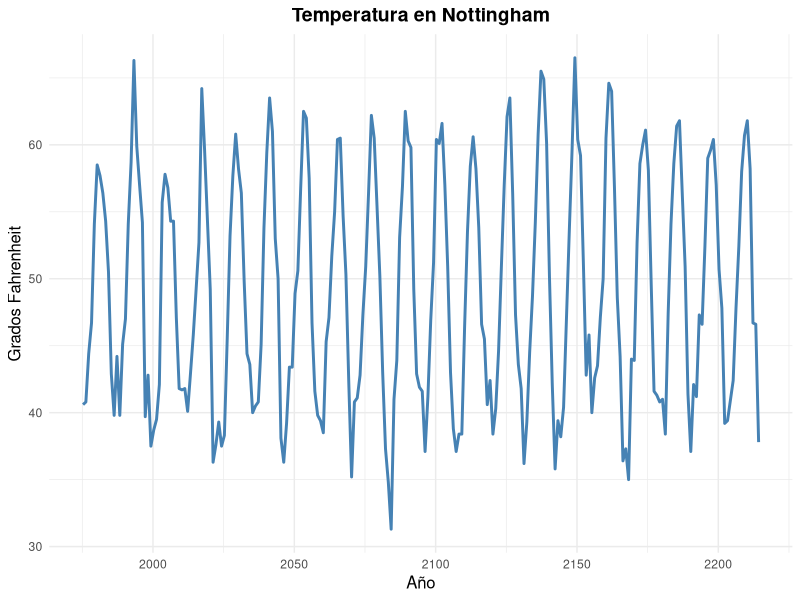
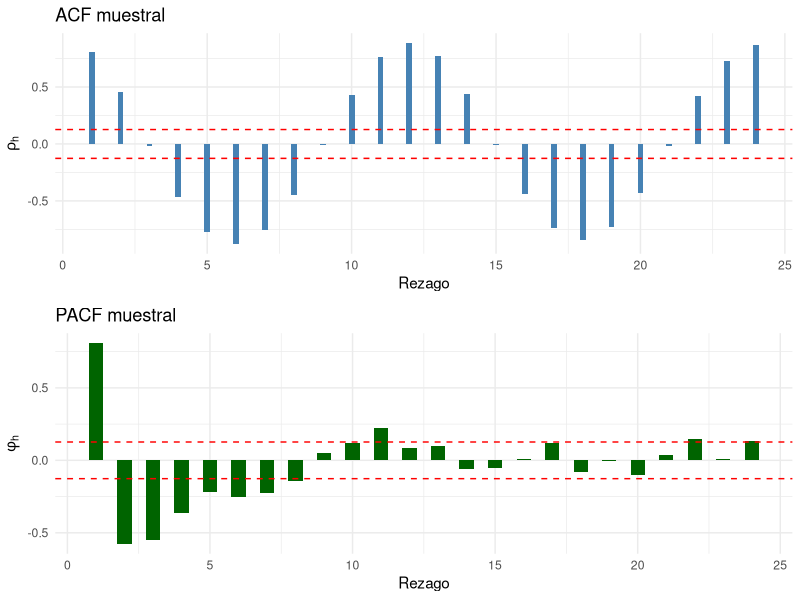
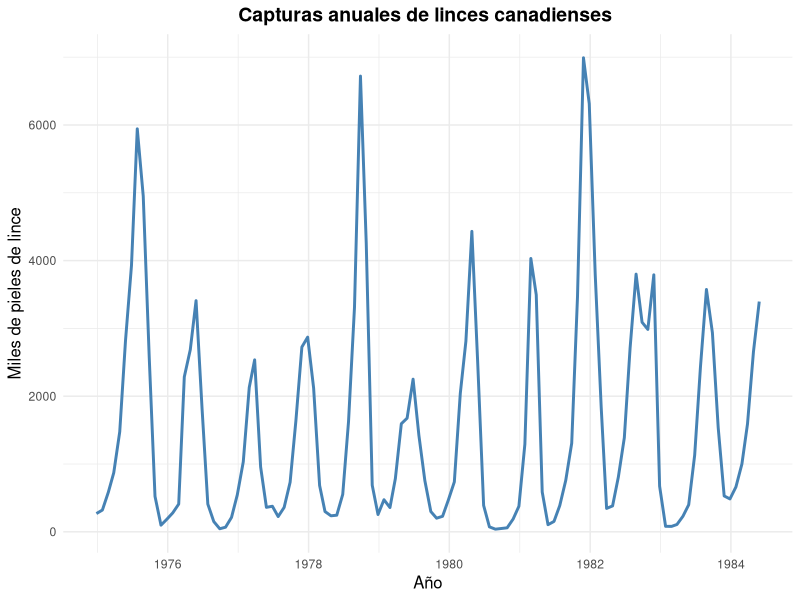
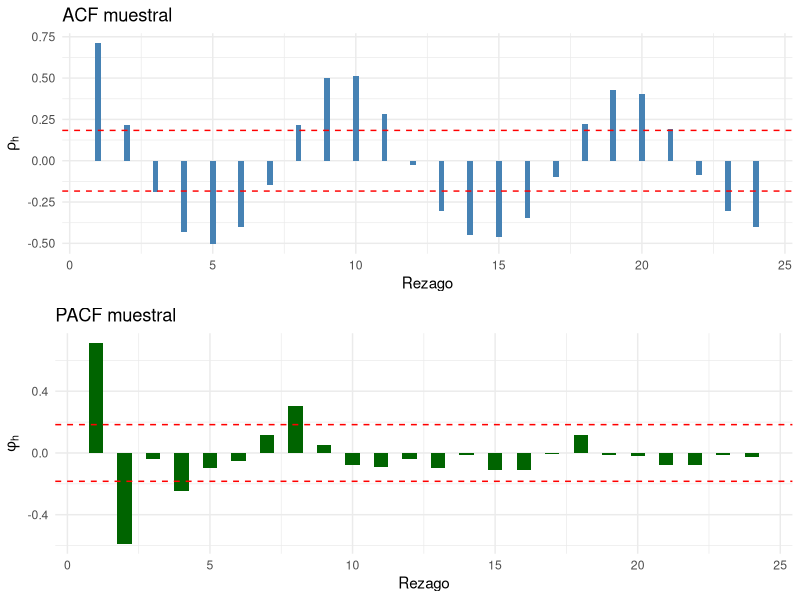
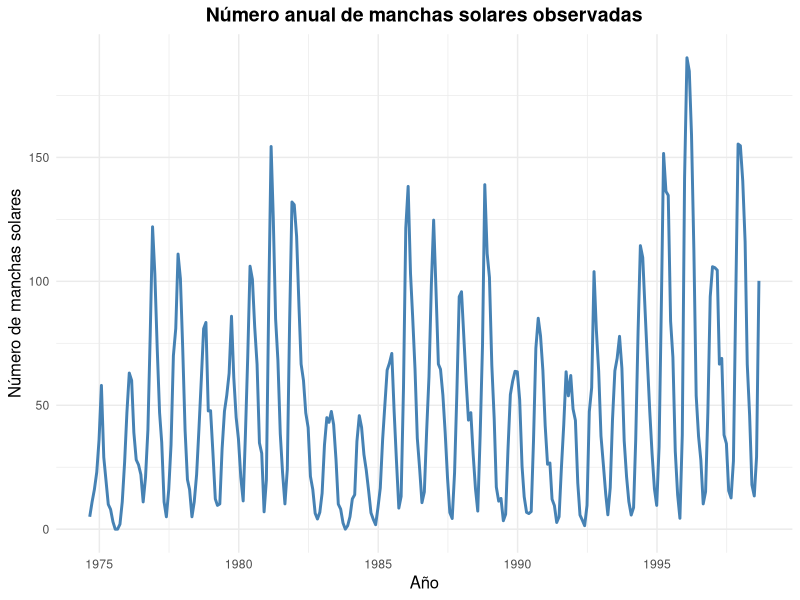
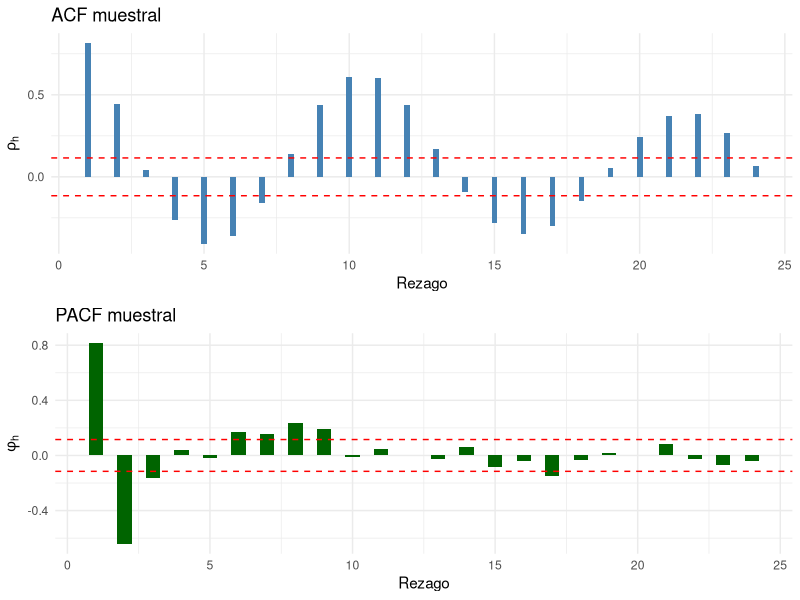
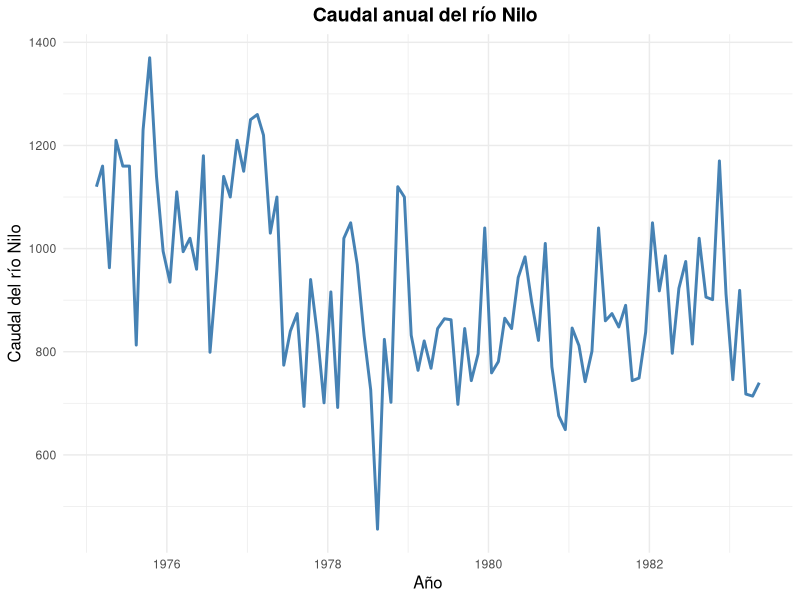
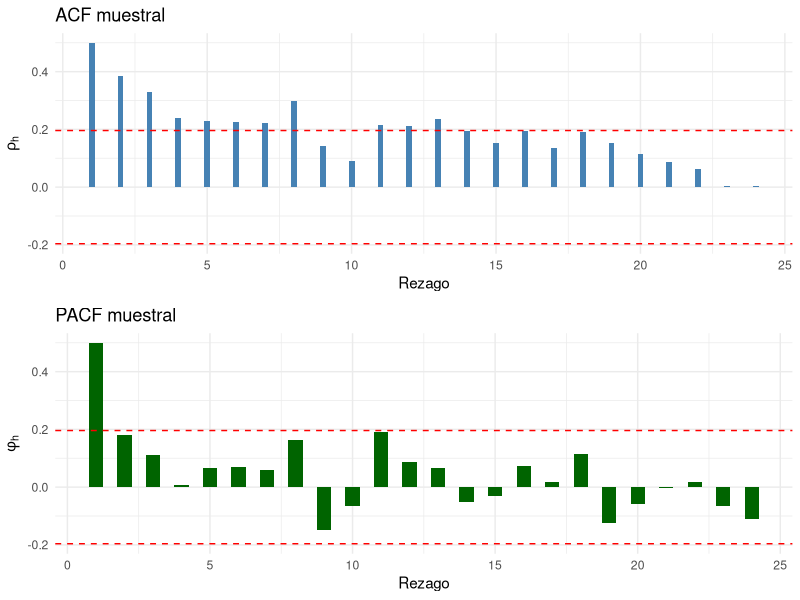

The R source for these figures, in order:
## ---- chunk 1

# 00-lectura.R
leer_serie <- function(x, fuente, unidad) {
  if (inherits(x, "ts")) {
    fechas <- seq.Date(from = as.Date(start(x)[1], origin="1970-01-01"),
                       by = paste(frequency(x), "months"),
                       length.out = length(x))
    tibble::tibble(
      t = seq_along(x),
      fecha = fechas,
      y = as.numeric(x)
    ) |> 
      dplyr::mutate(fuente = fuente, unidad = unidad, frecuencia = frequency(x))
  } else {
    stop("objetos ts")
  }
}

datos <- leer_serie(AirPassengers, fuente = "help(AirPassengers)", unidad = "Pasajeros")

## ---- chunk 2

# 01-graficos.R
graficar_serie <- function(datos, titulo, eje_x, eje_y) {
  library(ggplot2)
  
  ggplot(datos, aes(x = fecha, y = y)) +
    geom_line(color = "steelblue", size = 1) +   
    labs(
      title = titulo,                            
      x = eje_x,                             
      y = eje_y                     
    ) +
    theme_minimal() +                            
    theme(
      plot.title = element_text(hjust = 0.5, size = 14, face = "bold"),
      axis.title.x = element_text(size = 12),
      axis.title.y = element_text(size = 12)
    )
}


## ---- chunk 3
# 01-correlogrma.R

correlograma <- function(y, m = NULL, ci = 0.95) {
  library(ggplot2)
  library(gridExtra)
  
  n <- length(y)
  
  if (is.null(m)) {
    m <- min(floor(n/4), 24)
  }
  
  y_barra <- mean(y)
  
  rh <- numeric(m)
  denominador <- sum((y - y_barra)^2)
  for (h in 1:m) {
    numerador <- sum((y[1:(n-h)] - y_barra) * (y[(1+h):n] - y_barra))
    rh[h] <- numerador / denominador
  }
  
  clim0 <- qnorm((1 + ci)/2) / sqrt(n)
  
  pacf_1 <- pacf(y, plot = FALSE, lag.max = m)$acf
  
  acf_r <- acf(y, plot = FALSE, lag.max = m)$acf[-1] 
  max_dif <- max(abs(rh - acf_r))
  cat("Máxima diferencia absoluta entre ACF manual y acf():", max_dif, "\n")
  
  df_acf <- data.frame(lag = 1:m, acf = rh)
  g1 <- ggplot(df_acf, aes(x = lag, y = acf)) +
    geom_bar(stat = "identity", fill = "steelblue", width = 0.2) +
    geom_hline(yintercept = c(-clim0, clim0), linetype = "dashed", color = "red") +
    labs(title = "ACF muestral", x = "Rezago", y = expression(rho[h])) +
    theme_minimal()
  
  df_pacf <- data.frame(lag = 1:m, pacf = pacf_1)
  g2 <- ggplot(df_pacf, aes(x = lag, y = pacf)) +
    geom_bar(stat = "identity", fill = "darkgreen", width = 0.5) +
    geom_hline(yintercept = c(-clim0, clim0), linetype = "dashed", color = "red") +
    labs(title = "PACF muestral", x = "Rezago", y = expression(phi[h])) +
    theme_minimal()
  
  gridExtra::grid.arrange(g1, g2, ncol = 1)
}

## ---- chunk 4

# 03-evaluacion.R medidas(),ljung_box(), jarque_bera(),durbin_watson()

ljung_box <- function(r, T, m, p = 0, ci = 0.95) {
  
  Qm <- T * (T + 2) * sum((r[1:m]^2) / (T - (1:m)))

  df <- m - p
  
  crit <- qchisq(ci, df)

  pval <- 1 - pchisq(Qm, df)
  
  return(list(Qm = Qm, df = df, crit = crit, pval = pval))
}

jarque_bera <- function(e, ci = 0.95) {
  N <- length(e)
  A <- mean(((e - mean(e)) / sd(e))^3)
  K <- mean(((e - mean(e)) / sd(e))^4) 
  
  JB <- N/6 * (A^2 + (K - 3)^2 / 4)
  df <- 2
  crit <- qchisq(ci, df)
  pval <- 1 - pchisq(JB, df)
  
  return(list(JB = JB, df = df, crit = crit, pval = pval))
}

durbin_watson <- function(e) {
  numerador1 <- sum((e[-1] - e[-length(e)])^2)
  denominador1 <- sum(e^2)
  d <- numerador1 / denominador1
  
  return(list(DW = d))
}

validar_errores <- function(errores, p = 0, m = 24) {
  n <- length(errores)
  cat("Número de errores:", n, "\n")
  
  ts.plot(errores, col="blue", lwd=2, main="Errores en el tiempo")
  abline(h=0, col="red", lty=2)
  
  acf(errores, main="Correlograma de errores")
  
  t_res <- t.test(errores, mu=0)
  print(t_res)
  
  acf_err <- acf(errores, plot=FALSE, lag.max=m)$acf[-1]
  lb <- ljung_box(acf_err, n, m, p)
  print(lb)
  
  jb <- jarque_bera(errores)
  if (n < 20) cat("Advertencia: JB es asintótica, menos de 20 errores.\n")
  print(jb)
  
  dw <- durbin_watson(errores)
  print(dw)
}
## ---- chunk 5
# 02-metodos.R los ocho metodos, uno por funcion

# Media simple
ajustar_media <- function(y) {
  T <- length(y)
  ybar <- numeric(T)
  ybar[1] <- y[1]
  for (t in 2:T) {
    ybar[t] <- ybar[t-1] + (y[t] - ybar[t-1]) / t
  }
  list(yhat = rep(ybar[T], T), trayectoria = ybar)
}

# Media móvil
ajustar_mm <- function(y, k) {
  T <- length(y)
  mm <- rep(NA, T)
  mm[k] <- mean(y[1:k])
  for (t in (k+1):T) {
    mm[t] <- mm[t-1] + (y[t] - y[t-k]) / k
  }
  list(yhat = rep(mm[T], T), trayectoria = mm)
}

# Doble media móvil
ajustar_dmm <- function(y, k) {
  mm1 <- ajustar_mm(y, k)$trayectoria
  mm2 <- ajustar_mm(na.omit(mm1), k)$trayectoria
  # Trayectorias E_t y beta1(t)
  Ehat <- mm2
  beta1 <- (mm1[(2*k):length(mm1)] - mm2) / k
  list(yhat = Ehat + beta1 * (1:length(Ehat)), Ehat = Ehat, beta1 = beta1)
}

# Suavizamiento exponencial simple
ajustar_ses <- function(y, alpha) {
  T <- length(y)
  yhat <- numeric(T)
  yhat[1] <- y[1]
  for (t in 2:T) {
    e <- y[t-1] - yhat[t-1]
    yhat[t] <- yhat[t-1] + alpha * e
  }
  
  # Verificacion: coincide con promedio ponderado
  suma <- sapply(2:T, function(t) {
    i <- 0:(t-2)
    alpha * sum((1-alpha)^i * y[t-1-i]) + (1-alpha)^(t-1) * y[1]
  })
  cat("Máx diferencia SES vs ponderado:", max(abs(yhat[2:T] - suma)), "\n")
  list(yhat = yhat)
}
## ---- chunk 6

# Tendencia por mínimos cuadrados

ajustar_tendencia <- function(y, tipo = "lineal", corregir_sesgo = FALSE) {
  T <- length(y)
  t <- 1:T
  
  if (tipo == "lineal") {
    X <- cbind(1, t)
  } else if (tipo == "cuadratica") {
    X <- cbind(1, t, t^2)
  } else if (tipo == "exponencial") {
    if (any(y <= 0)) stop("Serie con valores no positivos, no se puede log-transformar")
    y <- log(y)
    X <- cbind(1, t)
  }
  
  beta_hat <- solve(crossprod(X), crossprod(X, y))
  yhat <- X %*% beta_hat
  
  if (tipo == "exponencial") {
    yhat <- exp(yhat)
    if (corregir_sesgo) {
      sigma2 <- var(y - X %*% beta_hat)
      yhat <- yhat * exp(sigma2/2)
    }
  }
  
  list(parametros = beta_hat, yhat = yhat)
}
## ---- chunk 7

# Holt

ajustar_holt <- function(y, alpha, beta) {
  T <- length(y)
  L <- numeric(T); Tt <- numeric(T)
  L[1] <- y[1]; Tt[1] <- 0
  
  for (t in 2:T) {
    e <- y[t] - (L[t-1] + Tt[t-1])
    L[t] <- L[t-1] + Tt[t-1] + alpha * e
    Tt[t] <- Tt[t-1] + alpha * beta * e
  }
  
  list(L = L, Tt = Tt, yhat = L[T] + Tt[T]*(1:T))
}

## ---- chunk 8

optimizar <- function(y, metodo, rejilla) {
  resultados <- data.frame()
  
  for (param in rejilla) {
    if (metodo == "mm") {
      ajuste <- ajustar_mm(y, param)
      mse <- mean((y - ajuste$trayectoria)^2, na.rm = TRUE)
      resultados <- rbind(resultados, data.frame(param = param, mse = mse))
    }
    if (metodo == "ses") {
      ajuste <- ajustar_ses(y, param)
      mse <- mean((y - ajuste$yhat)^2, na.rm = TRUE)
      resultados <- rbind(resultados, data.frame(param = param, mse = mse))
    }
    # Holt: rejilla de pares (alpha, beta)
    if (metodo == "holt") {
      ajuste <- ajustar_holt(y, param[1], param[2])
      mse <- mean((y - ajuste$yhat)^2, na.rm = TRUE)
      resultados <- rbind(resultados, data.frame(alpha = param[1], beta = param[2], mse = mse))
    }
  }
  
  optimo <- resultados[which.min(resultados$mse), ]
  list(resultados = resultados, optimo = optimo)
}
## ---- chunk 9
# media simple nottem

data("nottem")
y <- as.numeric(nottem)
T <- length(y)

graficar_serie(leer_serie(nottem, fuente = "help(nottem)", unidad = "temperatura"),
               titulo= "Temperatura en Nottingham", eje_x = "Año", eje_y = "Grados Fahrenheit")

correlograma(y)

acf_vals <- acf(y, plot=FALSE, lag.max=24)$acf[-1]
resultado_lb <- ljung_box(r = acf_vals, T = T, m = 24, p = 0)




## ---- chunk 10
# media movil lynx
data("lynx")
y <- as.numeric(lynx)
T <- length(y)

graficar_serie(leer_serie(lynx, fuente = "help(lynx)", unidad = "Miles de pieles"),
               titulo= "Capturas anuales de linces canadienses ", eje_x = "Año", eje_y = "Miles de pieles de lince")

correlograma(y)
acf_vals <- acf(y, plot=FALSE, lag.max=24)$acf[-1] 
ljung_box(r=acf_vals, T, m=12)

h <- min(12, floor(0.2 * T))
y_est <- y[1:(T - h)]
y_val <- y[(T - h + 1):T]

length(y_est); length(y_val)


## ---- chunk 11
# suavizamiento exponencial

data("sunspot.year")
y <- as.numeric(sunspot.year)
T <- length(y)

graficar_serie(leer_serie(sunspot.year, fuente = "help(sunspot.year)", unidad = "manchas solares"),
               titulo= "Número anual de manchas solares observadas", eje_x = "Año", eje_y = "Número de manchas solares")

correlograma(y)
acf_vals <- acf(y, plot=FALSE, lag.max=24)$acf[-1] 
ljung_box(r=acf_vals, T, m=12)

h <- min(12, floor(0.2 * T))
y_est <- y[1:(T - h)]
y_val <- y[(T - h + 1):T]

length(y_est); length(y_val)
## ---- chunk 12
# doble media movil Nile
data("Nile")
y <- as.numeric(Nile)
T <- length(y)

graficar_serie(leer_serie(Nile, fuente = "help(Nile)", unidad = "caudal"),
               titulo= "Caudal anual del río Nilo ", eje_x = "Año", eje_y = "Caudal del río Nilo")

correlograma(y)
acf_vals <- acf(y, plot=FALSE, lag.max=24)$acf[-1] 
ljung_box(r=acf_vals, T, m=12)

h <- min(12, floor(0.2 * T))
y_est <- y[1:(T - h)]
y_val <- y[(T - h + 1):T]

length(y_est); length(y_val)

## ---- chunk 13
# tendencia lineal co2

data("co2")
y <- as.numeric(co2)
T <- length(y)

graficar_serie(leer_serie(co2, fuente = "help(co2)", unidad = "ppm"),
               titulo= "Concentración mensual de CO2 en Mauna Loa", eje_x = "Año", eje_y = "CO2 (ppm)")

correlograma(y)
acf_vals <- acf(y, plot=FALSE, lag.max=24)$acf[-1] 
ljung_box(r=acf_vals, T, m=12)

h <- min(12, floor(0.2 * T))
y_est <- y[1:(T - h)]
y_val <- y[(T - h + 1):T]

length(y_est); length(y_val)

## ---- chunk 14
# tendencia cuadratica airmiles
data("airmiles")
y <- as.numeric(airmiles)
T <- length(y)

graficar_serie(leer_serie(airmiles, fuente = "help(airmiles)", unidad = "millas"),
               titulo= "Número de millas aéreas recorridas por pasajeros en EE.UU.", eje_x = "Año", eje_y = "Millones de millas de pasajeros")

correlograma(y)
acf_vals <- acf(y, plot=FALSE, lag.max=24)$acf[-1] 
ljung_box(r=acf_vals, T, m=12)

h <- min(12, floor(0.2 * T))
y_est <- y[1:(T - h)]
y_val <- y[(T - h + 1):T]

length(y_est); length(y_val)

## ---- chunk 15
# tendencia exponencial
data("JohnsonJohnson")
y <- as.numeric(JohnsonJohnson)
T <- length(y)

graficar_serie(leer_serie(JohnsonJohnson, fuente = "help(JohnsonJohnson)", unidad = "USD"),titulo= "ganancias por acción de Johnson & Johnson", eje_x = "Año", eje_y = "Ganancias por acción (USD)")

correlograma(y)
acf_vals <- acf(y, plot=FALSE, lag.max=24)$acf[-1] 
ljung_box(r=acf_vals, T, m=12)

h <- min(12, floor(0.2 * T))
y_est <- y[1:(T - h)]
y_val <- y[(T - h + 1):T]

length(y_est); length(y_val)

## ---- chunk 16
# holt
data("AirPassengers")
y <- as.numeric(AirPassengers)
T <- length(y)

graficar_serie(leer_serie(AirPassengers, fuente = "help(AirPassengers)", unidad = "miles de pasajeros"),
               titulo= "número de pasajeros de aerolíneas internacionales", eje_x = "Año", eje_y = "Miles de pasajeros")

correlograma(y)
acf_vals <- acf(y, plot=FALSE, lag.max=24)$acf[-1] 
ljung_box(r=acf_vals, T, m=12)

h <- min(12, floor(0.2 * T))
y_est <- y[1:(T - h)]
y_val <- y[(T - h + 1):T]

length(y_est); length(y_val)
